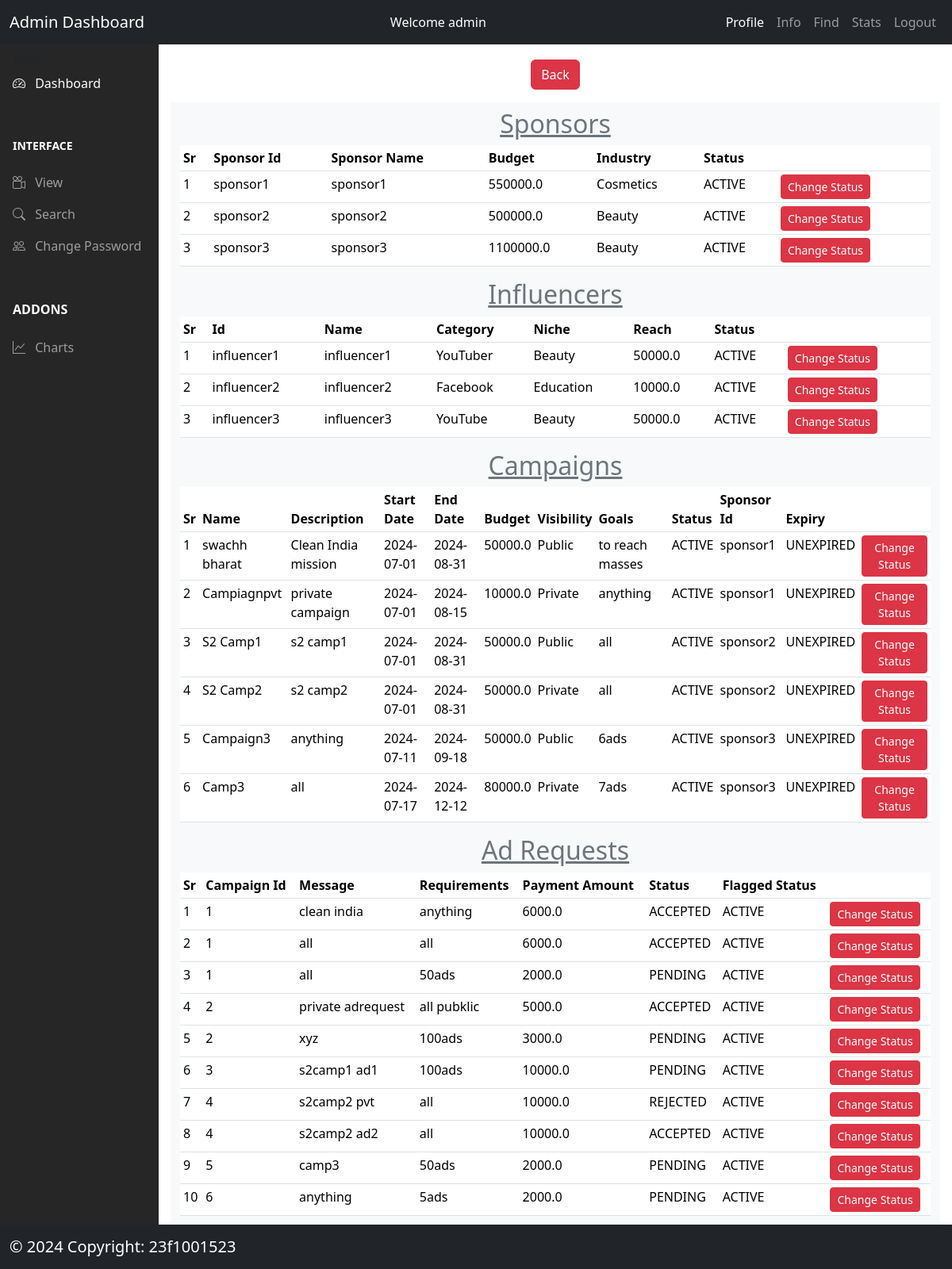
Screenshot of /admin/info (signed in) with the database file from the repository.
### models/model.py (models this page shows, shortened)
class Sponsor(db.Model):
  __tablename__ = "sponsors"
  id = db.Column(db.Integer, autoincrement=True, primary_key=True)
  sponsor_id = db.Column(db.String(200), nullable=False, unique=True)
  sponsor_name = db.Column(db.String(300), nullable=False)
  sponsor_password = db.Column(db.String(50), nullable=False)
  industry = db.Column(db.String(200), nullable=False)
  budget = db.Column(db.Float, nullable=False)
  status = db.Column(db.String(200), nullable=False)
  campaigns = db.relationship("Campaign", backref="sponsor", lazy=True)
  create_date = db.Column(db.DateTime, default=datetime.now(timezone.utc))

class Influencer(db.Model):
  __tablename__ = "influencers"
  id = db.Column(db.Integer, autoincrement=True, primary_key=True)
  influencer_id = db.Column(db.String(200), nullable=False, unique=True)
  influencer_name = db.Column(db.String(200), nullable=False)
  influencer_password = db.Column(db.String(50), nullable=False)
  category = db.Column(db.String(200), nullable=False)
  niche = db.Column(db.String(200), nullable=False)
  reach = db.Column(db.Float, nullable=False)
  status = db.Column(db.String(200), nullable=False)
  create_date = db.Column(db.DateTime, default=datetime.now(timezone.utc))
  adrequest = db.relationship("AdRequest", backref="influencer", lazy=True)
  negotiations = db.relationship('Negotiation',
                                 backref='incluencer',
                                 lazy=True)

class Campaign(db.Model):
  __tablename__ = 'campaigns'
  campaign_id = db.Column(db.Integer, autoincrement=True, primary_key=True)
  name = db.Column(db.String(200), nullable=False)
  description = db.Column(db.String(500), nullable=False)
  start_date = db.Column(db.String(200), nullable=False)
  end_date = db.Column(db.String(200), nullable=False)
  budget = db.Column(db.Float, nullable=False)
  visibility = db.Column(db.String(200), nullable=False)
  goals = db.Column(db.String(200), nullable=False)
  status = db.Column(db.String(200), nullable=False)  #active or inactive
  sponsor_id = db.Column(db.String(200),
                         db.ForeignKey("sponsors.sponsor_id"),
                         nullable=False)
  adrequests = db.relationship("AdRequest", backref="campaign", lazy=True)
  create_date = db.Column(db.DateTime, default=datetime.now(timezone.utc))
  expiry = db.Column(db.String(100), nullable=False)  # campaign expiry date

class AdRequest(db.Model):
  __tablename__ = 'adrequests'
  adrequest_id = db.Column(db.Integer, autoincrement=True, primary_key=True)
  message = db.Column(db.String(500), nullable=False)
  requirements = db.Column(db.String(500), nullable=False)
  payment_amount = db.Column(db.Float, nullable=False)
  status = db.Column(db.String(200),
                     nullable=False)  #PENDING/ACCEPTED/REJECTED
  flag_status = db.Column(db.String(50), nullable=False)  #active or inactive
  campaign_id = db.Column(db.String(200),
                          db.ForeignKey("campaigns.campaign_id"),
                          nullable=False)
  influencer_id = db.Column(db.String(200),
                            db.ForeignKey("influencers.influencer_id"))
  create_date = db.Column(db.DateTime, default=datetime.now(timezone.utc))
  negotiations = db.relationship('Negotiation', backref='adrequest', lazy=True)

### controllers/admin.py (the view)
@app.route('/admin/info')
@login_required
def admin_info():
  try:
    admin_id = session["user_id"]
    sponsors = Sponsor.query.order_by(Sponsor.sponsor_id).all()
    influencers = Influencer.query.order_by(Influencer.influencer_id).all()
    campaigns = Campaign.query.order_by(Campaign.campaign_id).all()
    adrequests = AdRequest.query.order_by(AdRequest.campaign_id).all()
    return render_template('/admin/admin_info.html',
                          admin_id=admin_id,
                          sponsors=sponsors,
                          influencers=influencers,
                          campaigns=campaigns,
                          adrequests=adrequests)
  except:
    flash(fatalerror)

### controllers/usermanager.py (called while the page is built)
def login_required(func):
  @wraps(func)
  def wrapper_admin(*args, **kwargs):
    if session.get('loggedin') is None or session['user_type'] != 'admin':
      flash('You need to login first')
      return redirect(url_for('login'))
    return func(*args, **kwargs)
  return wrapper_admin

### templates/admin/admin_info.html (shortened to what this page needs)
{% extends '/admin/admin_dashboard.html' %}
{% block content %}
<div class='text-center'>
 <a type="button" href='/admin/dashboard' class="btn btn-danger text-white mt-3">Back</a>
  </div>
<div class="container ">
<div class="row justify-content-center mt-3">
  <div class="col bg-light ">
  <div class="mt-2 ">
      {% if sponsors %}
       <h2 class='text-secondary text-center'><u>Sponsors</u></h2>
       <table class='table table-responsive table-sm'>
          <thead class='bg-dark text-white'>
           <th>Sr</th>
           <th>Sponsor Id</th>
           <th>Sponsor Name</th>
           <th>Budget</th>
           <th>Industry</th>
           <th>Status</th>
           <th></th>
          </thead>
         {% for sponsor in sponsors %}
         <tr>
           <td>{{loop.index}}</td>
           <td>{{ sponsor.sponsor_id }}</td>
         <td>{{ sponsor.sponsor_name }}</td>
           <td>{{ sponsor.budget }}</td>
           <td>{{ sponsor.industry }}</td>
           <td>{{ sponsor.status }}</td>
           <td><a href='/admin/sponsor/flag/{{sponsor.sponsor_id}}' class="btn btn-danger btn-sm">Change Status</a>
           </td>
         </tr>
         {% endfor %}
       </table>
       {% endif %}
  </div>
  <div>
    {% if influencers %}
       <h2 class='text-secondary text-center'><u>Influencers</u></h2>
       <table class='table table-responsive table-sm'>
         <thead class='bg-dark text-white'>
           <th>Sr</th>
           <th>Id</th>
           <th>Name</th>
           <th>Category</th>
           <th>Niche</th>
           <th>Reach</th>
           <th>Status</th>
           <th colspan=2></th>
         </thead>
         {% for influencer in influencers %}
         <tr>
           <td>{{loop.index}}</td>
           <td>{{ influencer.influencer_id }}</td>
         <td>{{ influencer.influencer_name }}</td>
           <td>{{ influencer.category }}</td>
           <td>{{ influencer.niche }}</td>
           <td>{{ influencer.reach }}</td>
           <td>{{influencer.status}}</td>
           <td><a  href='/admin/influencer/flag/{{influencer.influencer_id}}' class="btn btn-danger btn-sm">Change Status</a></td>
         </tr>
         {% endfor %}
       </table>
       {% endif %}
  </div>
  <div>
    {% if campaigns %}
     <h2 class='text-secondary text-center'><u>Campaigns</u></h2>
     <table class='table table-responsive table-sm'>
       <thead class='bg-dark text-white'>
       <tr>
         <th>Sr</th>
         <th>Name</th>
         <th>Description</th>
         <th>Start Date</th>
         <th>End Date</th>
         <th>Budget</th>
         <th>Visibility</th>
         <th>Goals</th>
         <th>Status</th>
         <th>Sponsor Id</th>
         <th>Expiry</th>
         <th></th>
       </tr>
       </thead>
       {% for campaign in campaigns %}
       <tr>
         <td>{{loop.index}}</td>
         <td>{{ campaign.name }}</td>
       <td>{{ campaign.description }}</td>
         <td>{{ campaign.start_date }}</td>
         <td>{{ campaign.end_date }}</td>
         <td>{{ campaign.budget }}</td>
         <td>{{campaign.visibility}}</td>
         <td>{{campaign.goals}}</td>
         <td>{{campaign.status}}</td>
         <td>{{campaign.sponsor_id}}</td>
         <td>{{campaign.expiry}}</td>
         <td>
           {% if campaign.status=="ACTIVE" or campaign.status=="INACTIVE" %}
           <a type="button" href='/admin/campaign/flag/{{campaign.campaign_id}}' class="btn btn-danger btn-sm">Change Status</a>
           {% else %}
           <h6 class="text-danger">Already Deleted</h6>
           {% endif %}
         </td>
       </tr>
       {% endfor %}
     </table>
     {% endif %}
  </div>
  <div>
    {% if adrequests %}
     <h2 class='text-secondary text-center'><u>Ad Requests</u></h2>
     <table class='table table-responsive table-sm'>
       <thead class='bg-dark text-white'>
         <th>Sr</th>
         <th>Campaign Id</th>
         <th>Message</th>
         <th>Requirements</th>
         <th>Payment Amount</th>
         <th>Status</th>
          <th>Flagged Status</th>
         <th></th>
       </thead>
       {% for adrequest in adrequests %}
       <tr>
         <td>{{loop.index}}</td>
         <td>{{ adrequest.campaign_id  }}</td>
       <td>{{ adrequest.message  }}</td>
         <td>{{ adrequest.requirements   }}</td>
         <td>{{ adrequest.payment_amount  }}</td>
         <td>{{ adrequest.status }}</td>
         <td>{{ adrequest.flag_status }}</td>
         <td><a  href='/admin/adrequest/flag/{{adrequest.adrequest_id}}' class="btn btn-danger btn-sm">Change Status</a></td>
       </tr>
       {% endfor %}
     </table>
     {% endif %}
  </div>
  </div>
  </div>
  </div>
{% endblock %}

### rows the page displays
Sponsor: sponsor_id "sponsor1", sponsor_name "sponsor1", budget "550000.0", industry "Cosmetics", status "ACTIVE"
Sponsor: sponsor_id "sponsor2", sponsor_name "sponsor2", budget "500000.0", industry "Beauty", status "ACTIVE"
Sponsor: sponsor_id "sponsor3", sponsor_name "sponsor3", budget "1100000.0", industry "Beauty", status "ACTIVE"
Influencer: influencer_id "influencer1", influencer_name "influencer1", category "YouTuber", niche "Beauty", reach "50000.0", status "ACTIVE"
Influencer: influencer_id "influencer2", influencer_name "influencer2", category "Facebook", niche "Education", reach "10000.0", status "ACTIVE"
Influencer: influencer_id "influencer3", influencer_name "influencer3", category "YouTube", niche "Beauty", reach "50000.0", status "ACTIVE"
Campaign: name "swachh bharat", description "Clean India mission", start_date "2024-07-01", end_date "2024-08-31", budget "50000.0", visibility "Public", goals "to reach masses", status "ACTIVE", sponsor_id "sponsor1", expiry "UNEXPIRED"
Campaign: name "Campiagnpvt", description "private campaign", start_date "2024-07-01", end_date "2024-08-15", budget "10000.0", visibility "Private", goals "anything", status "ACTIVE", sponsor_id "sponsor1", expiry "UNEXPIRED"
Campaign: name "S2 Camp1", description "s2 camp1", start_date "2024-07-01", end_date "2024-08-31", budget "50000.0", visibility "Public", goals "all", status "ACTIVE", sponsor_id "sponsor2", expiry "UNEXPIRED"
Campaign: name "S2 Camp2", description "s2 camp2", start_date "2024-07-01", end_date "2024-08-31", budget "50000.0", visibility "Private", goals "all", status "ACTIVE", sponsor_id "sponsor2", expiry "UNEXPIRED"
Campaign: name "Campaign3", description "anything", start_date "2024-07-11", end_date "2024-09-18", budget "50000.0", visibility "Public", goals "6ads", status "ACTIVE", sponsor_id "sponsor3", expiry "UNEXPIRED"
Campaign: name "Camp3", description "all", start_date "2024-07-17", end_date "2024-12-12", budget "80000.0", visibility "Private", goals "7ads", status "ACTIVE", sponsor_id "sponsor3", expiry "UNEXPIRED"
AdRequest: campaign_id "1", message "clean india", requirements "anything", payment_amount "6000.0", status "ACCEPTED", flag_status "ACTIVE"
AdRequest: campaign_id "1", message "all", requirements "all", payment_amount "6000.0", status "ACCEPTED", flag_status "ACTIVE"
AdRequest: campaign_id "1", message "all", requirements "50ads", payment_amount "2000.0", status "PENDING", flag_status "ACTIVE"
AdRequest: campaign_id "2", message "private adrequest", requirements "all pubklic", payment_amount "5000.0", status "ACCEPTED", flag_status "ACTIVE"
AdRequest: campaign_id "2", message "xyz", requirements "100ads", payment_amount "3000.0", status "PENDING", flag_status "ACTIVE"
AdRequest: campaign_id "3", message "s2camp1 ad1", requirements "100ads", payment_amount "10000.0", status "PENDING", flag_status "ACTIVE"
AdRequest: campaign_id "4", message "s2camp2 pvt", requirements "all", payment_amount "10000.0", status "REJECTED", flag_status "ACTIVE"
AdRequest: campaign_id "4", message "s2camp2 ad2", requirements "all", payment_amount "10000.0", status "ACCEPTED", flag_status "ACTIVE"
AdRequest: campaign_id "5", message "camp3", requirements "50ads", payment_amount "2000.0", status "PENDING", flag_status "ACTIVE"
AdRequest: campaign_id "6", message "anything", requirements "5ads", payment_amount "2000.0", status "PENDING", flag_status "ACTIVE"

### other values shown
{{ session['user_id'] }} "admin"
